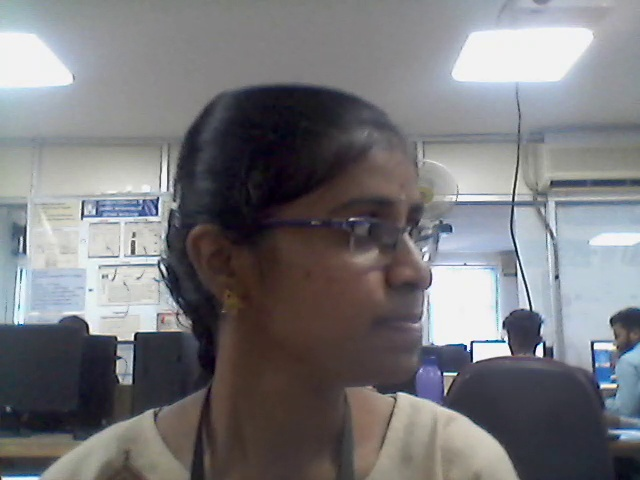
#> input picture datasets/proctoring_training/cheating_frames/frame_000052_0-00-02.105431.jpg, 640 x 480 px
$ python -i preprocessing.py   (imports and definitions only)   (older library calls are emulated)
#> lines starting #> are read from the running program, lines starting #| are printed output that depends on the picture

"""
Image Preprocessing Utilities for Answer Sheet Evaluation

Functions:
- detect_blur: Check image sharpness
- detect_skew_angle: Find document rotation
- correct_skew: Rotate to correct angle
- normalize_lighting: CLAHE enhancement
- extract_best_frame: Get sharpest video frame
- ImagePreprocessor: Complete pipeline class
"""
import cv2
import numpy as np
from typing import Tuple, List, Optional


def detect_blur(image: np.ndarray, threshold: float = 100.0) -> Tuple[float, bool, str]:
    """Detect if image is blurry using Laplacian variance."""
    if len(image.shape) == 3:
        gray = cv2.cvtColor(image, cv2.COLOR_BGR2GRAY)
    else:
        gray = image

    laplacian = cv2.Laplacian(gray, cv2.CV_64F)
    variance = laplacian.var()
    is_blurry = variance < threshold

    if variance < 50:
        quality = "very_blurry"
    elif variance < 100:
        quality = "slightly_blurry"
    elif variance < 300:
        quality = "good"
    else:
        quality = "very_sharp"

    return variance, is_blurry, quality


def detect_skew_angle(image: np.ndarray) -> float:
    """Detect skew angle using Hough lines."""
    if len(image.shape) == 3:
        gray = cv2.cvtColor(image, cv2.COLOR_BGR2GRAY)
    else:
        gray = image.copy()

    edges = cv2.Canny(gray, 50, 150, apertureSize=3)
    lines = cv2.HoughLinesP(edges, 1, np.pi/180, 100, minLineLength=100, maxLineGap=10)

    if lines is None:
        return 0.0

    angles = []
    for line in lines:
        x1, y1, x2, y2 = line[0]
        angle = np.degrees(np.arctan2(y2 - y1, x2 - x1))
        if -45 < angle < 45:
            angles.append(angle)

    return np.median(angles) if angles else 0.0


def correct_skew(image: np.ndarray, angle: float = None) -> np.ndarray:
    """Rotate image to correct skew."""
    if angle is None:
        angle = detect_skew_angle(image)

    if abs(angle) < 0.5:
        return image

    h, w = image.shape[:2]
    M = cv2.getRotationMatrix2D((w // 2, h // 2), angle, 1.0)
    return cv2.warpAffine(image, M, (w, h), flags=cv2.INTER_CUBIC, borderMode=cv2.BORDER_REPLICATE)


def normalize_lighting(image: np.ndarray, clip_limit: float = 2.0) -> np.ndarray:
    """Normalize lighting using CLAHE."""
    if len(image.shape) == 3:
        lab = cv2.cvtColor(image, cv2.COLOR_BGR2LAB)
        l, a, b = cv2.split(lab)
    else:
        l = image.copy()

    clahe = cv2.createCLAHE(clipLimit=clip_limit, tileGridSize=(8, 8))
    l_normalized = clahe.apply(l)

    if len(image.shape) == 3:
        lab_normalized = cv2.merge([l_normalized, a, b])
        return cv2.cvtColor(lab_normalized, cv2.COLOR_LAB2BGR)
    return l_normalized


def extract_best_frame(video_path: str, sample_every: int = 5) -> Tuple[np.ndarray, int, float]:
    """Extract sharpest frame from video."""
    cap = cv2.VideoCapture(video_path)
    if not cap.isOpened():
        raise ValueError(f"Cannot open video: {video_path}")

    best_frame, best_score, best_idx = None, -1, -1
    frame_idx = 0

    while True:
        ret, frame = cap.read()
        if not ret:
            break

        if frame_idx % sample_every == 0:
            score, _, _ = detect_blur(frame)
            if score > best_score:
                best_score, best_frame, best_idx = score, frame.copy(), frame_idx
        frame_idx += 1

    cap.release()
    if best_frame is None:
        raise ValueError("No valid frames found")
    return best_frame, best_idx, best_score


class ImagePreprocessor:
    """Complete preprocessing pipeline."""

    def __init__(self, blur_threshold=100.0, clahe_clip=2.0, auto_deskew=True):
        self.blur_threshold = blur_threshold
        self.clahe_clip = clahe_clip
        self.auto_deskew = auto_deskew

    def process(self, image: np.ndarray) -> dict:
        """Run preprocessing pipeline."""
        quality_score, is_blurry, quality_label = detect_blur(image, self.blur_threshold)

        current = normalize_lighting(image, self.clahe_clip)

        skew_angle = 0.0
        if self.auto_deskew:
            skew_angle = detect_skew_angle(current)
            if abs(skew_angle) > 0.5:
                current = correct_skew(current, skew_angle)

        return {
            "image": current,
            "quality_score": quality_score,
            "quality_label": quality_label,
            "is_acceptable": not is_blurry,
            "skew_angle": skew_angle
        }

>>> import cv2
>>> picture = cv2.imread('../../datasets/proctoring_training/cheating_frames/frame_000052_0-00-02.105431.jpg')
#> picture is the input picture: shape (480, 640, 3); mean B, G, R 123.1, 119.6, 119.8
>>> result = ImagePreprocessor().process(picture)
#> in detect_blur, `gray = cv2.cvtColor(image, cv2.COLOR_BGR2GRAY)`:
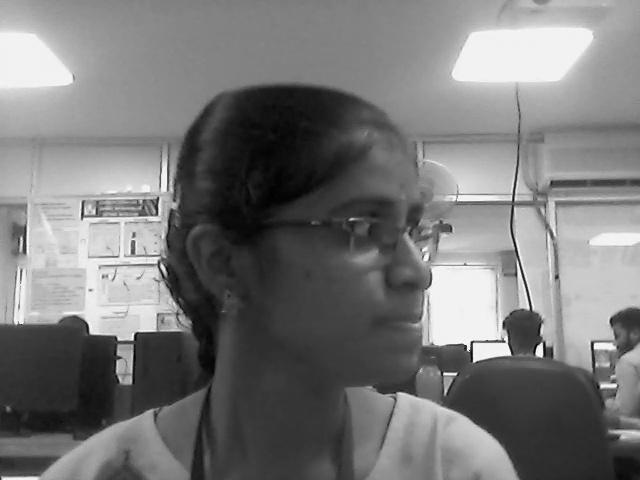
#> gray: shape (480, 640); min 1, max 254, mean 120.1
#> in detect_blur, `laplacian = cv2.Laplacian(gray, cv2.CV_64F)`:
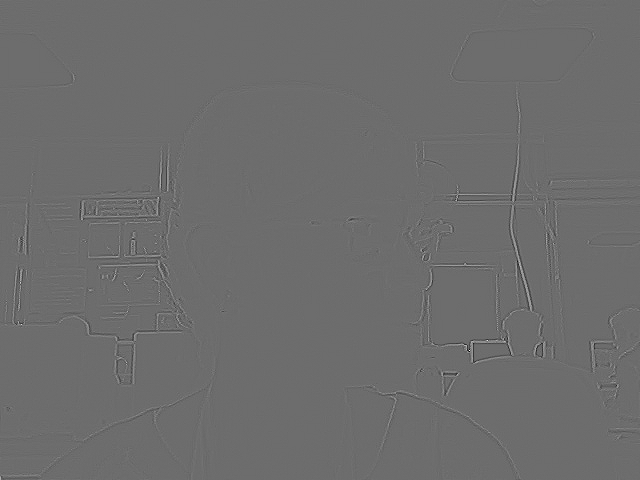
#> laplacian: shape (480, 640) float64; min -345, max 461, mean 0; drawn with min black and max white
#> in detect_blur, `variance = laplacian.var()`: variance = 246.4
#> in detect_blur, `is_blurry = variance < threshold`: is_blurry = False
#> in process, `quality_score, is_blurry, quality_label = detect_blur(image, self.blur..`: quality_score = 246.4; is_blurry = False; quality_label = 'good'
#> in normalize_lighting, `lab = cv2.cvtColor(image, cv2.COLOR_BGR2LAB)`: lab: shape (480, 640, 3); mean of channels 0, 1, 2 125.5, 129.3, 126.2
#> in normalize_lighting, `l, a, b = cv2.split(lab)`:
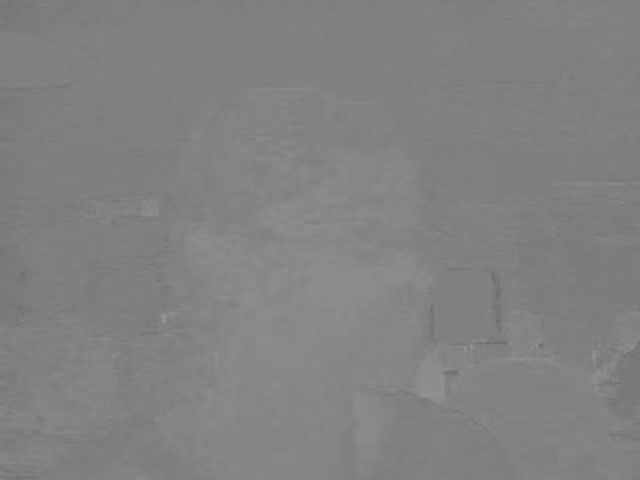
#> a: shape (480, 640); min 107, max 150, mean 129.3
#> in normalize_lighting, `l_normalized = clahe.apply(l)`:
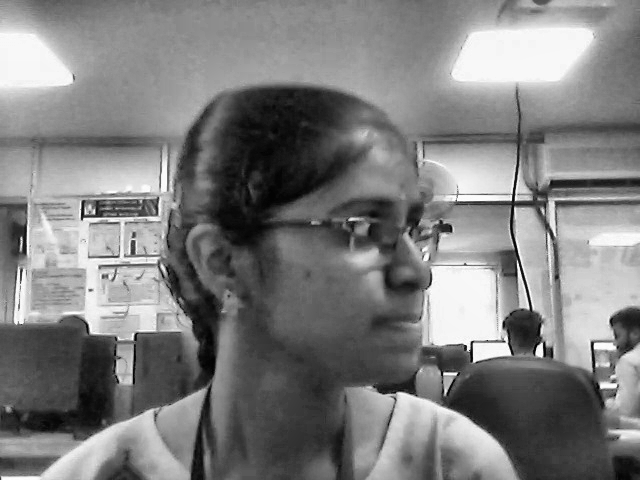
#> l_normalized: shape (480, 640); min 1, max 255, mean 126.1
#> in normalize_lighting, `lab_normalized = cv2.merge([l_normalized, a, b])`: lab_normalized: shape (480, 640, 3); mean of channels 0, 1, 2 126.1, 129.3, 126.2
#> in normalize_lighting, `return cv2.cvtColor(lab_normalized, cv2.COLOR_LAB2BGR)`:
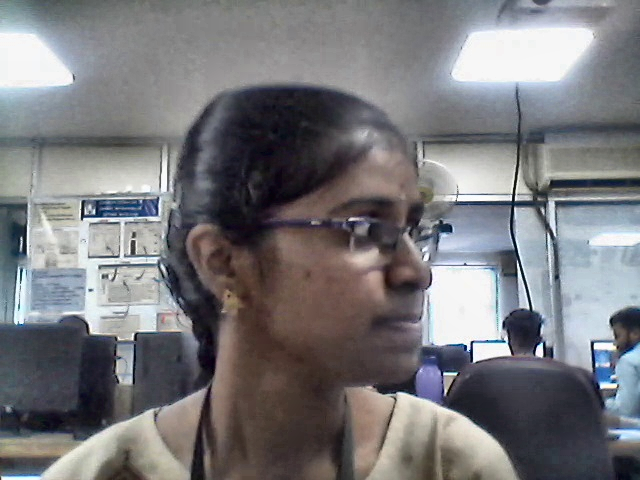
#> returned value: shape (480, 640, 3); mean B, G, R 123.1, 119.8, 120.2
#> in detect_skew_angle, `edges = cv2.Canny(gray, 50, 150, apertureSize=3)`:
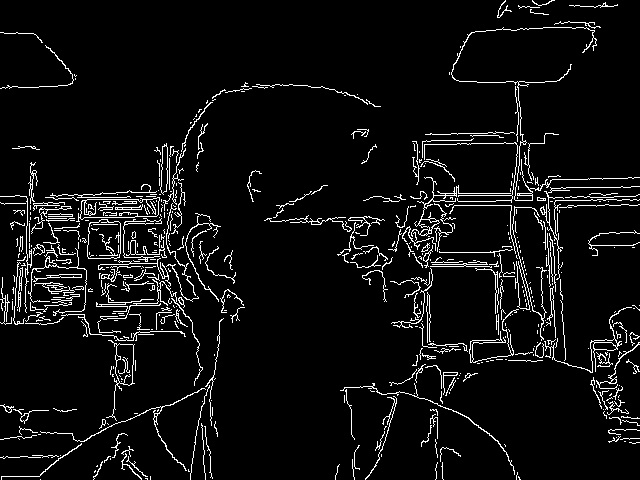
#> edges: shape (480, 640); 5.9% white in thin lines or dots
#> in detect_skew_angle, `lines = cv2.HoughLinesP(edges, 1, np.pi/180, 100, minLineLength=100, m..`: lines = [[59, 208, 178, 206], [27, 217, 129, 212], [79, 224, 181, 223], [80, 210, 181, 216]]
#> the loop in detect_skew_angle, `for line in lines:` made 4 passes
#> (x1, y1, x2, y2, angle) on passes 1 to 4: (59, 208, 178, 206, -0.963), (27, 217, 129, 212, -2.81), (79, 224, 181, 223, -0.562), (80, 210, 181, 216, 3.4)
#> after the loop in detect_skew_angle, `for line in lines:`: angles = [-0.963, -2.81, -0.562, 3.4]
#> in process, `skew_angle = detect_skew_angle(current)`: skew_angle = -0.762
#> in correct_skew, `M = cv2.getRotationMatrix2D((w // 2, h // 2), angle, 1.0)`: M = [[1, -0.0133, 3.22], [0.0133, 1, -4.24]]
#> in correct_skew, `return cv2.warpAffine(image, M, (w, h), flags=cv2.INTER_CUBIC, borderM..`:
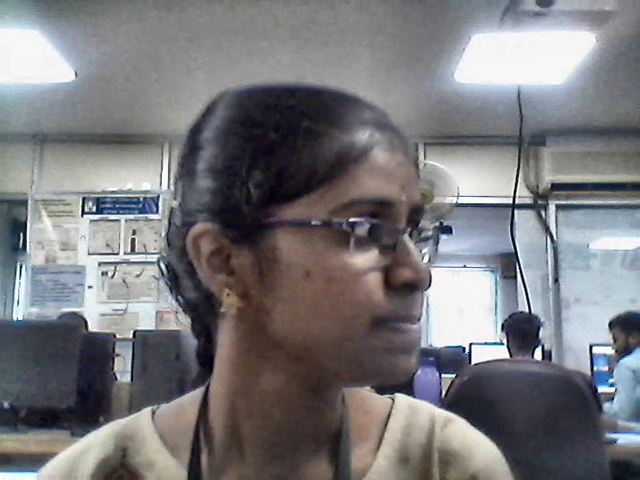
#> returned value: shape (480, 640, 3); mean of channels 0, 1, 2 123.5, 120.2, 120.5; drawn as B, G, R
#> result = 5 items
